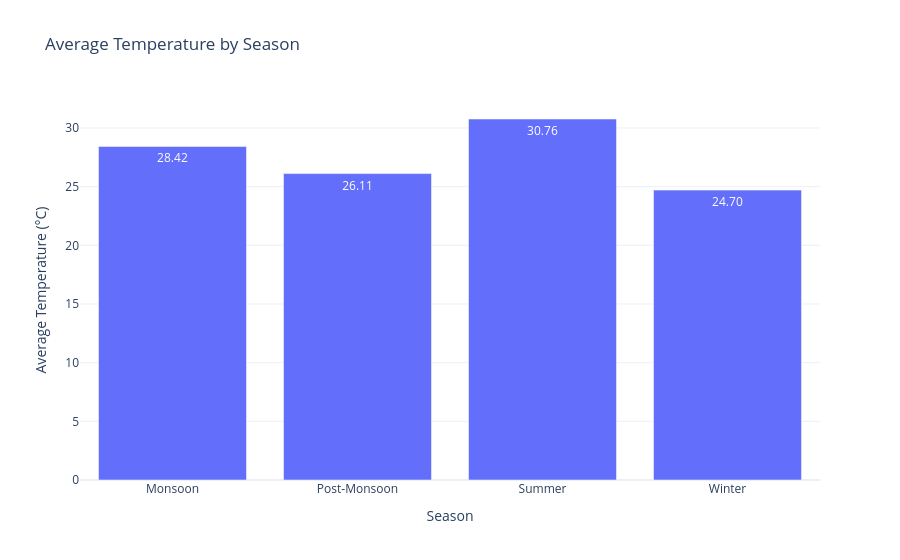

The code cell stored with this chart in its notebook:
### Code cell
season_temp = (
    df.groupby("Season")["Temperature"]
    .mean()
    .reset_index()
)

fig = px.bar(
    season_temp,
    x="Season",
    y="Temperature",
    text_auto=".2f",
    title="Average Temperature by Season"
)

fig.update_layout(
    template="plotly_white",
    xaxis_title="Season",
    yaxis_title="Average Temperature (°C)"
)
fig.write_image("season_temp.png", scale=2)
fig.show()

### Figure 1 — Plotly figure (JSON) as saved in the notebook; plotly's stock layout.template omitted (floating-point values rounded to 4 significant figures)
{"data": [{"hovertemplate": "Season=%{x}<br>Temperature=%{y}<extra></extra>", "legendgroup": "", "marker": {"color": "#636efa", "pattern": {"shape": ""}}, "name": "", "orientation": "v", "showlegend": false, "textposition": "auto", "texttemplate": "%{y:.2f}", "type": "bar", "x": ["Monsoon", "Post-Monsoon", "Summer", "Winter"], "xaxis": "x", "y": [28.42, 26.11, 30.76, 24.7], "yaxis": "y"}], "layout": {"barmode": "relative", "legend": {"tracegroupgap": 0}, "title": {"text": "Average Temperature by Season"}, "xaxis": {"anchor": "y", "domain": [0, 1], "title": {"text": "Season"}}, "yaxis": {"anchor": "x", "domain": [0, 1], "title": {"text": "Average Temperature (°C)"}}}}
